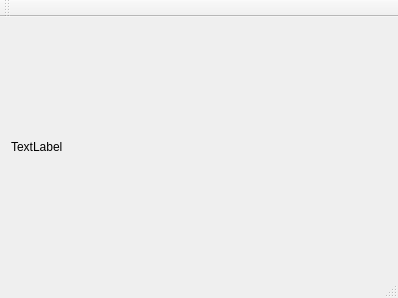
<?xml version="1.0" encoding="UTF-8"?>
<ui version="4.0">
 <class>wndMain</class>
 <widget class="QMainWindow" name="wndMain">
  <property name="geometry">
   <rect>
    <x>0</x>
    <y>0</y>
    <width>398</width>
    <height>298</height>
   </rect>
  </property>
  <property name="windowTitle">
   <string>wndMain</string>
  </property>
  <widget class="QWidget" name="centralWidget">
   <layout class="QVBoxLayout" name="verticalLayout">
    <item>
     <widget class="QLabel" name="label">
      <property name="text">
       <string>TextLabel</string>
      </property>
     </widget>
    </item>
   </layout>
  </widget>
  <widget class="QMenuBar" name="menuBar">
   <property name="geometry">
    <rect>
     <x>0</x>
     <y>0</y>
     <width>398</width>
     <height>21</height>
    </rect>
   </property>
  </widget>
  <widget class="QToolBar" name="mainToolBar">
   <attribute name="toolBarArea">
    <enum>TopToolBarArea</enum>
   </attribute>
   <attribute name="toolBarBreak">
    <bool>false</bool>
   </attribute>
  </widget>
  <widget class="QStatusBar" name="statusBar"/>
 </widget>
 <layoutdefault spacing="6" margin="11"/>
 <resources/>
 <connections/>
</ui>
